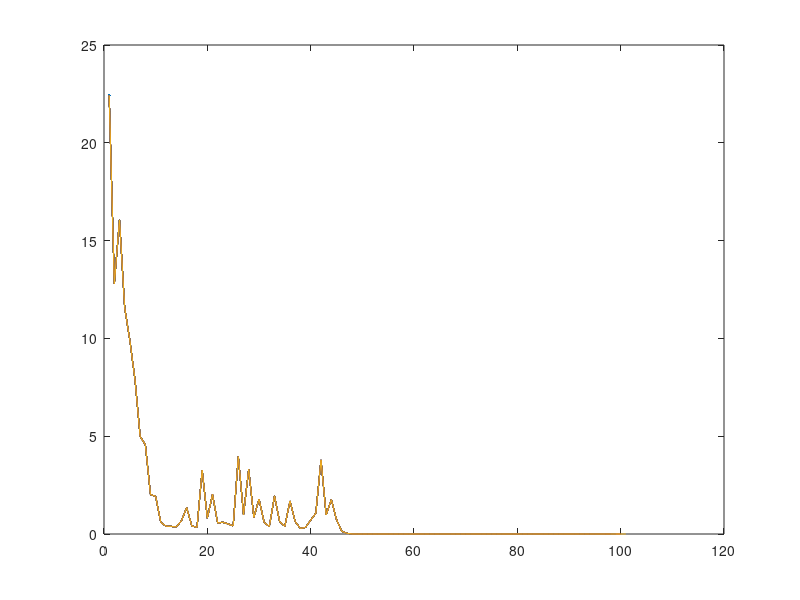

The MATLAB script that drew this image:
clear all
close all
clc

samp = 20

x = 1:samp;
c = -2:0.02:0;
rake = 30*pi/180;
trake = ones(samp,1).*rake;
xtrake = cos(trake);
ztrake = sin(trake);


a = -pi;
b = pi;
rake_sol = (b-a).*rand(samp,1)+a;

cont =1;
while cont < length(c)+1

cc = c(cont);
rake_dis = rake_sol - trake;

cost_ang = 0;
cos2=0;
for i=1:samp
  x = cos(rake_sol(i));
  z = sin(rake_sol(i));
  vec(i,1:2) = [x, z];
  x2 = 1 / ( (z^2. / x) + x  );
  z2 = -1*z / ( z^2. + x^2);
  x3 = trake(i);
  cost_ang = cost_ang + (atan(z/x) - x3)^2;
  cos2 = cos2 + (x3-rake_sol(i))^2;
  grad1(i) = (rake_sol(i) - x3)*x2;
  grad2(i) = (rake_sol(i) - x3)*z2;
end


for i=1:samp
solx(i) = vec(i,1) - grad1(i).*cc;
solz(i) = vec(i,2) - grad2(i).*cc;
an(i) = atan(solz(i)/solx(i));
end

cost = 0;
for k=1:samp
 cost = cost + (an(k) - trake(k))^2;
end
acost(cont) = cost;

plot(acost),hold on
%if ((cont>1) && (acost(cont) > acost(cont-1)) )

%end

rake_sol = an;
cont = cont + 1;
end

x=1:samp;
%plot(x,trake),hold on,plot(x,rake_sol,'y')
%stem(x,rake_dis,'k')
%plot(x,grad1,'k')
%plot(x,grad2,'r')
%plot(x,an,'*-k')
%ylabel('Rake (rad)'),xlabel('Time samples')











